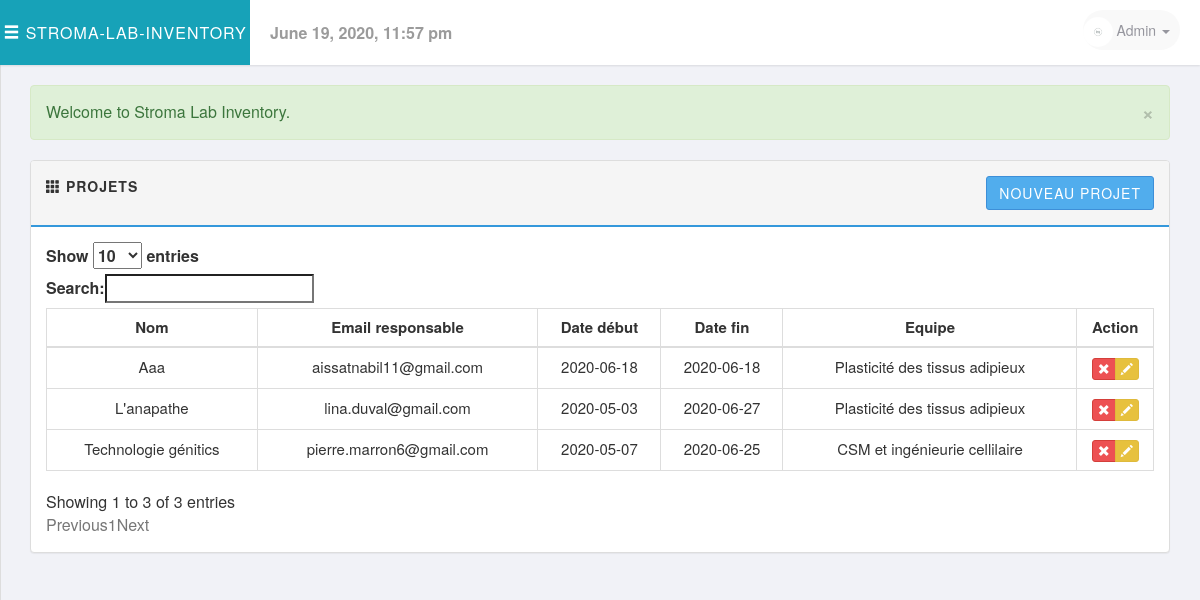
The page /php/projects.php (signed in) on the database its author committed.
### tables this page shows
CREATE TABLE `travailler`
(
    `IdentifiantE` int(11) NOT NULL,
    `IdentifiantP` int(11) NOT NULL
);

CREATE TABLE `projets`
(
    `IdentifiantP` int(11)      NOT NULL,
    `NomP`         varchar(255) NOT NULL,
    `EmailR`       varchar(255) NOT NULL,
    `DateDebutP`   date         NOT NULL,
    `DateFinP`     date         NOT NULL
);

CREATE TABLE `equipes`
(
    `IdentifiantE` int(11)      NOT NULL,
    `NomE`         varchar(255) NOT NULL,
    `ThematiqueE`  varchar(255) NOT NULL
);

### includes/session.php (called while the page is built, shortened)
<?php
class Session
{
    public $msg;
    public function msg($type = '', $msg = '')
    {
        if (!empty($msg)) {
            if (strlen(trim($type)) == 1) {
                $type = str_replace(array('d', 'i', 'w', 's'), array('danger', 'info', 'warning', 'success'), $type);
            }
            $_SESSION['msg'][$type] = $msg;
        } else {
            return $this->msg;
        }
    }
    private function flash_msg()
    {
        if (isset($_SESSION['msg'])) {
            $this->msg = $_SESSION['msg'];
        } else {
            $this->msg;
        }
    }
}
$session = new Session();
$msg = $session->msg();
?>

### includes/sql.php (called while the page is built, shortened)
<?php
require_once('load.php');
function find_by_sql($sql)
{
    global $db;
    $result = $db->query($sql);
    $result_set = $db->while_loop($result);
    return $result_set;
}
function find_all_projects()
{
    $sql = "SELECT * FROM projets P,travailler T,equipes E WHERE
    P.IdentifiantP= T.IdentifiantP AND T.IdentifiantE = E.IdentifiantE;";
    $result = find_by_sql($sql);
    return $result;
}
?>

### includes/database.php (called while the page is built, shortened)
<?php
class Mysqli_DB
{
    private $conn;
    public $query_id;
    public function db_connect()
    {
        $this->conn = mysqli_connect(DB_HOST, DB_USER, DB_PASS);
        if (!$this->conn) {
            die(" Database connection failed:" . mysqli_connect_error());
        } else {
            $select_db = $this->conn->select_db(DB_NAME);
        }
    }
    public function query($sql)
    {
        if (trim($sql != "")) {
            $this->query_id = $this->conn->query($sql);
        }
        return $this->query_id;
    }
    public function fetch_array($statement)
    {
        return mysqli_fetch_array($statement);
    }
    public function while_loop($loop)
    {
        $results = array();
        while ($result = $this->fetch_array($loop)) {
            $results[] = $result;
        }
        return $results;
    }
}
$db = new Mysqli_DB();
?>

### php/projects.php (the view, shortened to what this page needs)
<?php ob_start();
require_once('../includes/load.php');
$all_projects = find_all_projects();
?>
<?php include_once('../layouts/header.php'); ?>
<div class="row">
    <div class="col-md-12">
        <?php echo display_msg($msg); ?>
    </div>
</div>
<div class="row">
    <div class="col-md-12">
        <div class="panel panel-default">
            <div class="panel-heading clearfix">
                <strong>
                    <span class="glyphicon glyphicon-th"></span>
                    <span>Projets</span>
                </strong>
                <div class="pull-right">
                    <a href="add_project.php" class="btn btn-primary">Nouveau projet</a>
                </div>
            </div>
            <div class="panel-body">
                <div class="table-responsive">
                    <table class="table table-bordered table-hover" id="JS-data-table-projects">
                        <thead>
                        <tr>
                            <th class="text-center">Nom</th>
                            <th class="text-center">Email responsable</th>
                            <th class="text-center">Date début</th>
                            <th class="text-center">Date fin</th>
                            <th class="text-center">Equipe</th>
                            <th class="text-center">Action</th>
                        </tr>
                        </thead>
                        <tbody>
                        <?php foreach ($all_projects as $project): ?>
                            <tr>
                                <td class="text-center">
                                    <?php echo first_character($project['NomP']) ?>
                                </td>
                                <td class="text-center">
                                    <?php echo $project['EmailR'] ?>
                                </td>
                                <td class="text-center">
                                    <?php echo $project['DateDebutP'] ?>
                                </td>
                                <td class="text-center">
                                    <?php if (($project['DateFinP']) === '0000-00-00') ''; else echo($project['DateFinP']) ?>
                                </td>
                                <td class="text-center">
                                    <?php echo $project['NomE'] ?>
                                </td>
                                <td class="text-center">
                                    <div class="btn-group">
                                        <a href="#" class="btn btn-xs btn-danger" title="Remove"
                                           data-href="delete_project.php?IdentifiantP=
                                       <?php echo (int)$project['IdentifiantP']; ?>" data-toggle="modal"
                                           data-target="#confirm-delete"><i class="glyphicon glyphicon-remove"></i>
                                        </a>
                                        <a href="edit_project.php?id=<?php echo (int)$project['IdentifiantP']; ?>"
                                           class="btn btn-xs btn-warning" data-toggle="tooltip" title="Edit">
                                            <i class="glyphicon glyphicon-pencil"></i>
                                        </a>
                                    </div>
                                </td>
                            </tr>
                        <?php endforeach; ?>
                        </tbody>
                    </table>
                </div>
            </div>
        </div>
    </div>
</div>
<?php include_once('../layouts/footer.php'); ?>

### libs/css/style.css (style rules this page uses)
body { font-family: 'Helvetica Neue', Helvetica, Arial, sans-serif; font-size: 16px; font-weight: 400; overflow-x: hidden; overflow-y: auto; background: #f1f2f7; height: 100%; width: 100%; }
a { text-decoration: none; color: #777777; }
.btn { border-radius: 3px; transition: all 300ms ease-in-out; }
.btn-primary { color: #fff; background-color: #51aded; border-color: #3d8fd8 }
.btn-warning { background-color: #e7c13e; border-color: #dfba3c; }
.btn-danger { background-color: #ed5153 }
table { font-size: 15px; }
.panel-default > .panel-heading { background-color: #f5f5f5; border-bottom: 2px solid #3498DB; font-size: 14px; text-transform: uppercase; letter-spacing: 1px; padding: 15px; }

### rows shown on the page
travailler: IdentifiantP.NomP "Technologie génitics", IdentifiantP.EmailR "pierre.marron6@gmail.com", IdentifiantP.DateDebutP "2020-05-07", IdentifiantP.DateFinP "2020-06-25", IdentifiantE.NomE "CSM et ingénieurie cellilaire"
travailler: IdentifiantP.NomP "L'anapathe", IdentifiantP.EmailR "lina.duval@gmail.com", IdentifiantP.DateDebutP "2020-05-03", IdentifiantP.DateFinP "2020-06-27", IdentifiantE.NomE "Plasticité des tissus adipieux"
travailler: IdentifiantP.NomP "Aaa", IdentifiantP.EmailR "aissatnabil11@gmail.com", IdentifiantP.DateDebutP "2020-06-18", IdentifiantP.DateFinP "2020-06-18", IdentifiantE.NomE "Plasticité des tissus adipieux"

### other values the page prints
display_msg($msg) "Welcome to Stroma Lab Inventory."
